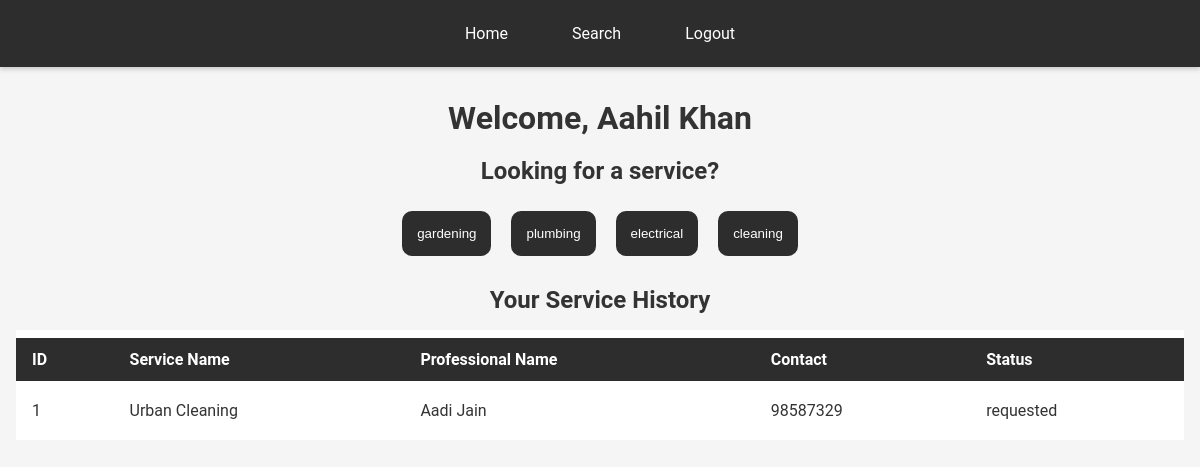
/customer_dashboard/3 (signed in), run on the app's committed database.
### application/models.py (models this page shows)
class User(db.Model):
    __tablename__ = 'Users'
    id = db.Column(db.Integer, primary_key=True, autoincrement=True)
    email = db.Column(db.String, nullable=False, unique=True)
    password = db.Column(db.String, nullable=False)
    name = db.Column(db.String, nullable=False)
    role = db.Column(db.String, nullable=False)
    service_id = db.Column(db.Integer, db.ForeignKey('Services.id' , ondelete = 'CASCADE'), nullable=True)
    service_name = db.Column(db.String, nullable = True)
    service_category = db.Column(db.String, nullable = True)
    experience = db.Column(db.Integer, nullable=True)
    approval_status = db.Column(db.String, nullable=True)
    description = db.Column(db.String, nullable=True)
    contact = db.Column(db.Integer, nullable=True)
    address = db.Column(db.String, nullable=True)
    pincode = db.Column(db.Integer, nullable=True)
    __table_args__ = (
    db.CheckConstraint("role IN ('admin', 'customer', 'professional')"),
    )

class ServiceRequest(db.Model):
    __tablename__ = 'Services_requests'
    id = db.Column(db.Integer, primary_key=True, autoincrement=True)
    service_id = db.Column(db.Integer, db.ForeignKey('Services.id', ondelete = 'CASCADE'), nullable=False)
    customer_id = db.Column(db.Integer, db.ForeignKey('Users.id' , ondelete = 'CASCADE'), nullable=True)
    professional_id = db.Column(db.Integer, db.ForeignKey('Users.id' , ondelete = 'CASCADE'), nullable=True)
    professional_name = db.Column(db.String, nullable=True)
    date_of_request = db.Column(db.String, nullable=True)
    date_of_completion = db.Column(db.String, nullable=True)
    status = db.Column(db.String, default='requested')
    remarks = db.Column(db.String, nullable=True)
    rating = db.Column(db.Integer, nullable=True)
    __table_args__ = (
    db.CheckConstraint("status IN ('requested', 'assigned', 'closed')"),
    )

### app.py (the view)
@app.route("/customer_dashboard/<int:id>", methods=["GET", "POST"])
def customer_dashboard(id):
    user = User.query.filter_by(id=id).first()
    if user is None or user.role != "customer":
        return redirect("/login")
    categories = Service.query.with_entities(Service.category).distinct().all()
    service_requests = ServiceRequest.query.filter_by(customer_id=id).all()
    for request in service_requests:
        request.service_name = Service.query.filter_by(id=request.service_id).first().name
        request.phone = User.query.filter_by(id=request.professional_id).first().contact
    return render_template("customer_dashboard.html", id = user.id , user =user,  categories = categories , service_requests = service_requests)

### templates/customer_dashboard.html (shortened to what this page needs)
<!DOCTYPE html>
<html lang="en">
<head>
    <link rel="stylesheet" href="/static/styles.css">
</head>
<body>
    <nav>
        <a href="/customer_dashboard/{{id}}">Home</a>
        <a href="/customer_dashboard/search/{{id}}">Search</a>
        <a href="/login">Logout</a>
    </nav>
    <div class="container">
    <h1>Welcome, {{user.name}}</h1>
    <h2>Looking for a service?</h2>
    <div style="display: flex; flex-wrap: wrap; justify-content: center;">
        {% for category in categories %}
        <button style="margin: 10px; padding: 15px; border-radius: 10px;" onclick="window.location.href='/customer_dashboard/{{id}}/{{ category[0]|lower }}'">{{ category[0] }}</button>
        {% endfor %}
    </div>
    <div>
        <h2>Your Service History</h2>
        <table>
            <tr>
                <th>ID</th>
                <th>Service Name</th>
                <th>Professional Name</th>
                <th>Contact</th>
                <th>Status</th>
            </tr>
            {% for service in service_requests %}
            <tr>
                <td>{{ service.id }}</td>
                <td>{{ service.service_name }}</td>
                <td>{{ service.professional_name }}</td>
                <td>{{ service.phone }}</td>
                <td>{% if service.status == 'assigned' %}
                    Assigned
                    <button onclick="window.location.href='/rate_service/{{ service.id }}'">Close it?</button>
                    {% else %}
                        {{service.status}}
                    {% endif %}
                </td>
            </tr>
            {% endfor %}
        </table>
    </div>
</div>
</body>
</html>

### static/styles.css (style rules this page uses)
body { font-family: 'Roboto', sans-serif; margin: 0; padding: 0; background: #f5f5f5; color: #333; }
nav { display: flex; justify-content: center; align-items: center; background-color: #2d2d2d; padding: 1rem; box-shadow: 0 2px 5px rgba(0,0,0,0.2); }
nav a { color: #fff; text-decoration: none; margin: 0 1rem; padding: 0.5rem 1rem; transition: background-color 0.3s ease; }
a { color: #fff; background-color: #2d2d2d; text-decoration: none; padding: 0.5rem 1rem; border-radius: 4px; display: inline-block; transition: background-color 0.3s ease, color 0.3s ease; }
.container { max-width: 1200px; margin: 2rem auto; padding: 0 1rem; }
h1, h2 { text-align: center; margin-bottom: 1rem; }
table { width: 100%; background: #fff; border-collapse: separate; border-spacing: 0 0.5rem; }
table th, table td { padding: 0.75rem 1rem; text-align: left; }
table th { background-color: #2d2d2d; color: #fff; }
button, input[type="submit"], input[type="button"] { background-color: #2d2d2d; color: #fff; border: none; padding: 0.5rem 1rem; border-radius: 4px; cursor: pointer; transition: background-color 0.3s ease; }

### data on the page
User: name "Aahil Khan"
ServiceRequest: id "1", service_name "Urban Cleaning", professional_name "Aadi Jain", phone "98587329", status "requested"

### other printed values
{{ category[0] }} "gardening" "plumbing" "electrical" "cleaning"
